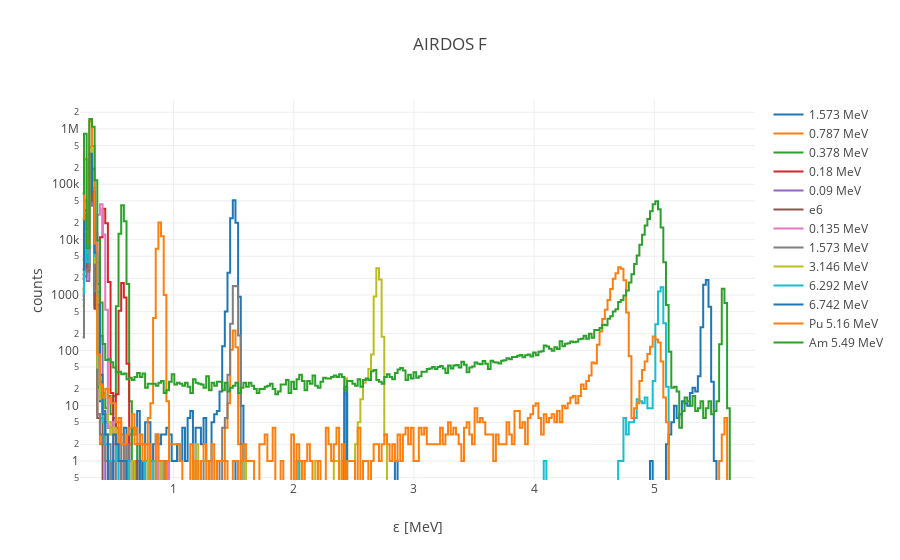

Here is the notebook cell this chart was saved with:
### Code cell
import plotly
import plotly.plotly as py
import plotly.graph_objs as go
plotly.offline.init_notebook_mode(connected=True)


# Solving following system of linear equations
# 237a + b = 6.12
# 215a + b = 5.49
tl = 0.5
#l = np.array([[41, 1],[62,1]])
#r = np.array([1.02, 1.41])
#l = np.array([[41, 1],[215,1]])
#r = np.array([1, 5.3])
l = np.array([[61, 1],[132,1]])
r = np.array([1.57, 3.14])

coef = np.linalg.solve(l,r)
print coef[0], coef[1]


#coef[0] = 0.0290279426
#coef[1] = -0.0922780601


e = pd.DataFrame()
e['1'] = ener1
e['2'] = ener2
e['3'] = ener3
e['4'] = ener4
e['5'] = ener5
e['6'] = ener6
e['7'] = ener7
e['8'] = ener8
e['9'] = ener9
e['10'] = ener10
e['11'] = ener11
e['12'] = ener12
e['13'] = ener13
e['index'] = ener1.index
e['x'] = (e['index']) * coef[0] + coef[1]

data = [
    go.Scatter(
        x=e['x'],
        y=e['1'],
        name=enerT(70),
        yaxis='y',
        line=dict(
        shape='hvh'
        )
    ),    
    go.Scatter(
        x=e['x'],
        y=e['2'],
        name=enerT(35),
        yaxis='y',
        line=dict(
        shape='hvh'
        )
    ),    
    go.Scatter(
        x=e['x'],
        y=e['3'],
        name=enerT(16.8),
        yaxis='y',
        line=dict(
        shape='hvh'
        )
    ),    
    go.Scatter(
        x=e['x'],
        y=e['4'],
        name=enerT(8),
        yaxis='y',
        line=dict(
        shape='hvh'
        )
    ),    
   go.Scatter(
        x=e['x'],
        y=e['5'],
        name=enerT(4),
        yaxis='y',
        line=dict(
        shape='hvh'
        )
    ),    
    go.Scatter(
        x=e['x'],
        y=e['6'],
        name='e6',
        yaxis='y',
        line=dict(
        shape='hvh'
        )
    ),    
     go.Scatter(
        x=e['x'],
        y=e['7'],
        name=enerT(6),
        yaxis='y',
        line=dict(
        shape='hvh'
        )
    ),    
    go.Scatter(
        x=e['x'],
        y=e['8'],
        name=enerT(70),
        yaxis='y',
        line=dict(
        shape='hvh'
        )
    ),    
    go.Scatter(
        x=e['x'],
        y=e['9'],
        name=enerT(140),
        yaxis='y',
        line=dict(
        shape='hvh'
        )
    ),    
    go.Scatter(
        x=e['x'],
        y=e['10'],
        name=enerT(280),
        yaxis='y',
        line=dict(
        shape='hvh'
        )
    ),    
    go.Scatter(
        x=e['x'],
        y=e['11'],
        name=enerT(300),
        yaxis='y',
        line=dict(
        shape='hvh'
        )
    ),    
    go.Scatter(
        x=e['x'],
        y=e['12'],
        name='Pu 5.16 MeV',
        yaxis='y',
        line=dict(
        shape='hvh'
        )
    ),    
    go.Scatter(
        x=e['x'],
        y=e['13'],
        name='Am 5.49 MeV',
        yaxis='y',
        line=dict(
        shape='hvh'
        )
    ),    
    ]
        
layout = go.Layout(
    title='AIRDOS F',
    yaxis=dict(
        title='counts',
        type='log',
        #range = [0,40000]
    ),
    xaxis=dict(
        title='ε [MeV]',
    ),
)

fig = go.Figure(data=data, layout=layout)
plotly.offline.iplot(fig, filename='ble')

### Figure 1 — Plotly figure (JSON) as saved in the notebook; plotly's stock layout.template omitted (floating-point values rounded to 4 significant figures; data arrays with more than 128 entries replaced by an {"elided": "..."} marker saying what was removed)
{"data": [{"line": {"shape": "hvh"}, "name": "1.573 MeV", "type": "scatter", "uid": "2c83ab20-b616-11e8-bb17-b05216a54f0f", "x": {"elided": "255 float values"}, "y": {"elided": "255 int values"}, "yaxis": "y"}, {"line": {"shape": "hvh"}, "name": "0.787 MeV", "type": "scatter", "uid": "2c83ab21-b616-11e8-bb17-b05216a54f0f", "x": {"elided": "255 float values"}, "y": {"elided": "255 int values"}, "yaxis": "y"}, {"line": {"shape": "hvh"}, "name": "0.378 MeV", "type": "scatter", "uid": "2c83ab22-b616-11e8-bb17-b05216a54f0f", "x": {"elided": "255 float values"}, "y": {"elided": "255 int values"}, "yaxis": "y"}, {"line": {"shape": "hvh"}, "name": "0.18 MeV", "type": "scatter", "uid": "2c83ab23-b616-11e8-bb17-b05216a54f0f", "x": {"elided": "255 float values"}, "y": {"elided": "255 int values"}, "yaxis": "y"}, {"line": {"shape": "hvh"}, "name": "0.09 MeV", "type": "scatter", "uid": "2c83ab24-b616-11e8-bb17-b05216a54f0f", "x": {"elided": "255 float values"}, "y": {"elided": "255 int values"}, "yaxis": "y"}, {"line": {"shape": "hvh"}, "name": "e6", "type": "scatter", "uid": "2c83ab25-b616-11e8-bb17-b05216a54f0f", "x": {"elided": "255 float values"}, "y": {"elided": "255 int values"}, "yaxis": "y"}, {"line": {"shape": "hvh"}, "name": "0.135 MeV", "type": "scatter", "uid": "2c83ab26-b616-11e8-bb17-b05216a54f0f", "x": {"elided": "255 float values"}, "y": {"elided": "255 int values"}, "yaxis": "y"}, {"line": {"shape": "hvh"}, "name": "1.573 MeV", "type": "scatter", "uid": "2c83ab27-b616-11e8-bb17-b05216a54f0f", "x": {"elided": "255 float values"}, "y": {"elided": "255 int values"}, "yaxis": "y"}, {"line": {"shape": "hvh"}, "name": "3.146 MeV", "type": "scatter", "uid": "2c83ab28-b616-11e8-bb17-b05216a54f0f", "x": {"elided": "255 float values"}, "y": {"elided": "255 int values"}, "yaxis": "y"}, {"line": {"shape": "hvh"}, "name": "6.292 MeV", "type": "scatter", "uid": "2c83ab29-b616-11e8-bb17-b05216a54f0f", "x": {"elided": "255 float values"}, "y": {"elided": "255 int values"}, "yaxis": "y"}, {"line": {"shape": "hvh"}, "name": "6.742 MeV", "type": "scatter", "uid": "2c83ab2a-b616-11e8-bb17-b05216a54f0f", "x": {"elided": "255 float values"}, "y": {"elided": "255 int values"}, "yaxis": "y"}, {"line": {"shape": "hvh"}, "name": "Pu 5.16 MeV", "type": "scatter", "uid": "2c83ab2b-b616-11e8-bb17-b05216a54f0f", "x": {"elided": "255 float values"}, "y": {"elided": "255 int values"}, "yaxis": "y"}, {"line": {"shape": "hvh"}, "name": "Am 5.49 MeV", "type": "scatter", "uid": "2c83ab2c-b616-11e8-bb17-b05216a54f0f", "x": {"elided": "255 float values"}, "y": {"elided": "255 int values"}, "yaxis": "y"}], "layout": {"title": "AIRDOS F", "xaxis": {"title": "ε [MeV]"}, "yaxis": {"title": "counts", "type": "log"}}}
